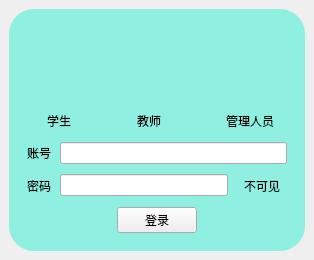
      <widget class="QWidget" name="logPage">
       <property name="sizePolicy">
        <sizepolicy hsizetype="Preferred" vsizetype="Preferred">
         <horstretch>0</horstretch>
         <verstretch>0</verstretch>
        </sizepolicy>
       </property>
       <property name="styleSheet">
        <string notr="true"/>
       </property>
       <layout class="QGridLayout" name="gridLayout_3" rowstretch="1,30">
        <property name="leftMargin">
         <number>0</number>
        </property>
        <property name="topMargin">
         <number>0</number>
        </property>
        <property name="rightMargin">
         <number>0</number>
        </property>
        <property name="bottomMargin">
         <number>0</number>
        </property>
        <item row="1" column="0">
         <widget class="QWidget" name="widget_3" native="true">
          <property name="sizePolicy">
           <sizepolicy hsizetype="Expanding" vsizetype="Expanding">
            <horstretch>0</horstretch>
            <verstretch>0</verstretch>
           </sizepolicy>
          </property>
          <layout class="QGridLayout" name="gridLayout_2">
           <item row="0" column="0" alignment="Qt::AlignHCenter|Qt::AlignVCenter">
            <widget class="QWidget" name="logWindow" native="true">
             <property name="sizePolicy">
              <sizepolicy hsizetype="Minimum" vsizetype="Minimum">
               <horstretch>0</horstretch>
               <verstretch>0</verstretch>
              </sizepolicy>
             </property>
             <property name="minimumSize">
              <size>
               <width>296</width>
               <height>242</height>
              </size>
             </property>
             <property name="styleSheet">
              <string notr="true">#logWindow{

	background-color: rgba(104, 240, 220,180);
border-radius:25px;
}</string>
             </property>
             <layout class="QGridLayout" name="gridLayout">
              <item row="1" column="0">
               <layout class="QVBoxLayout" name="logWindowLayout">
                <property name="spacing">
                 <number>9</number>
                </property>
                <property name="leftMargin">
                 <number>9</number>
                </property>
                <property name="topMargin">
                 <number>9</number>
                </property>
                <property name="rightMargin">
                 <number>9</number>
                </property>
                <property name="bottomMargin">
                 <number>9</number>
                </property>
                <item>
                 <layout class="QHBoxLayout" name="horizontalLayout_8">
                  <item>
                   <widget class="QPushButton" name="people">
                    <property name="sizePolicy">
                     <sizepolicy hsizetype="Preferred" vsizetype="Preferred">
                      <horstretch>0</horstretch>
                      <verstretch>0</verstretch>
                     </sizepolicy>
                    </property>
                    <property name="styleSheet">
                     <string notr="true"/>
                    </property>
                    <property name="text">
                     <string/>
                    </property>
                    <property name="icon">
                     <iconset resource="resoursces.qrc">
                      <normaloff>:/icon/resource/icon/people.png</normaloff>:/icon/resource/icon/people.png</iconset>
                    </property>
                    <property name="iconSize">
                     <size>
                      <width>48</width>
                      <height>48</height>
                     </size>
                    </property>
                    <property name="flat">
                     <bool>true</bool>
                    </property>
                   </widget>
                  </item>
                 </layout>
                </item>
                <item>
                 <layout class="QHBoxLayout" name="horizontalLayout">
                  <item>
                   <widget class="QRadioButton" name="stuButton">
                    <property name="styleSheet">
                     <string notr="true">background-color: rgba(255, 255, 255, 0);</string>
                    </property>
                    <property name="text">
                     <string>学生</string>
                    </property>
                   </widget>
                  </item>
                  <item>
                   <widget class="QRadioButton" name="teaButton">
                    <property name="styleSheet">
                     <string notr="true">background-color: rgba(255, 255, 255, 0);</string>
                    </property>
                    <property name="text">
                     <string>教师</string>
                    </property>
                   </widget>
                  </item>
                  <item>
                   <widget class="QRadioButton" name="adminButton">
                    <property name="styleSheet">
                     <string notr="true">background-color: rgba(255, 255, 255, 0);</string>
                    </property>
                    <property name="text">
                     <string>管理人员</string>
                    </property>
                   </widget>
                  </item>
                 </layout>
                </item>
                <item>
                 <layout class="QHBoxLayout" name="horizontalLayout_2">
                  <item>
                   <widget class="QLabel" name="label">
                    <property name="styleSheet">
                     <string notr="true">background-color: rgba(255, 255, 255, 0);</string>
                    </property>
                    <property name="text">
                     <string>账号</string>
                    </property>
                   </widget>
                  </item>
                  <item>
                   <widget class="QLineEdit" name="ID">
                    <property name="styleSheet">
                     <string notr="true"/>
                    </property>
                    <property name="frame">
                     <bool>true</bool>
                    </property>
                    <property name="echoMode">
                     <enum>QLineEdit::Normal</enum>
                    </property>
                   </widget>
                  </item>
                 </layout>
                </item>
                <item>
                 <layout class="QHBoxLayout" name="horizontalLayout_3">
                  <item>
                   <widget class="QLabel" name="label_2">
                    <property name="styleSheet">
                     <string notr="true">background-color: rgba(255, 255, 255, 0);</string>
                    </property>
                    <property name="text">
                     <string>密码</string>
                    </property>
                   </widget>
                  </item>
                  <item>
                   <widget class="QLineEdit" name="password">
                    <property name="styleSheet">
                     <string notr="true"/>
                    </property>
                    <property name="echoMode">
                     <enum>QLineEdit::Password</enum>
                    </property>
                   </widget>
                  </item>
                  <item>
                   <widget class="QToolButton" name="toolButton">
                    <property name="text">
                     <string>不可见</string>
                    </property>
                    <property name="icon">
                     <iconset resource="resoursces.qrc">
                      <normaloff>:/icon/resource/icon/nosee.png</normaloff>:/icon/resource/icon/nosee.png</iconset>
                    </property>
                    <property name="autoRaise">
                     <bool>true</bool>
                    </property>
                   </widget>
                  </item>
                 </layout>
                </item>
                <item>
                 <layout class="QHBoxLayout" name="horizontalLayout_4">
                  <property name="leftMargin">
                   <number>90</number>
                  </property>
                  <property name="rightMargin">
                   <number>90</number>
                  </property>
                  <item>
                   <widget class="QPushButton" name="logButton">
                    <property name="text">
                     <string>登录</string>
                    </property>
                   </widget>
                  </item>
                 </layout>
                </item>
               </layout>
              </item>
             </layout>
            </widget>
           </item>
          </layout>
         </widget>
        </item>
       </layout>
      </widget>
